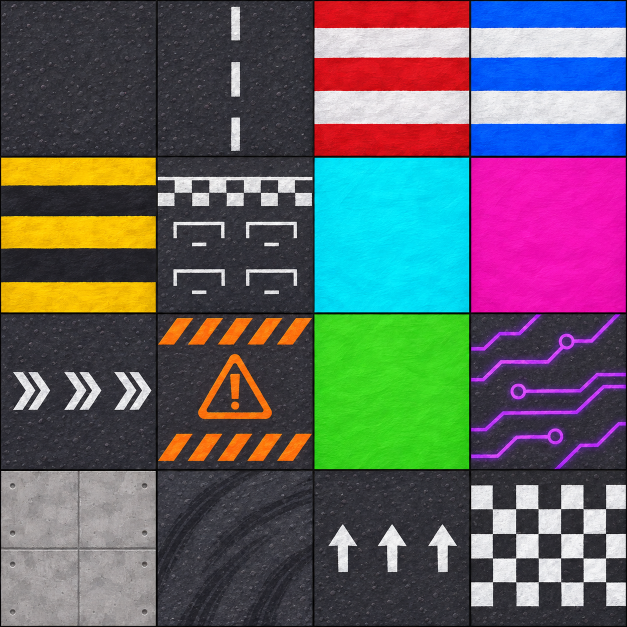
#> input picture front/tools/tex/hojas/carreras.png, 1254 x 1254 px, given in place of kit_pistas.png, which was not available (shown at 1/2 size)
$ python recortar_kit.py
#> lines starting #> are read from the running program, lines starting #| are printed output that depends on the picture
from pathlib import Path
from PIL import Image
root=Path(__file__).resolve().parents[2]
src=root/'tools'/'tex'/'hojas'; out=root/'public'/'tex'/'kit'; out.mkdir(parents=True,exist_ok=True)
sets={
'kit_pistas':['asfalto','bosque','mar','desierto','hielo','volcan','cristal','nubes','neon','jardin','rayas_rojas','rayas_amarillas','metal_cian','metal_coral','vidrio_violeta','vidrio_dorado'],
'kit_mecanica':['madera_caja','madera_teal','metal_azul','metal_amarillo','goma','goma_naranja','ceramica','concha','lona_roja','lona_violeta','resorte','cactus','hongo','almeja','hielo_rebote','roca_geiser'],
'kit_biomas':['sombrio','bosque','mar','desierto','hielo','volcan','cristal','nubes','neon','jardin','petalo','hongo','nube_trampolin','gel','almeja','hoja_luminosa']}
for stem,names in sets.items():
 im=Image.open(src/f'{stem}.png').convert('RGB'); w,h=im.size
#> further down, im is the input picture: PIL image 1254x1254 RGB; mean R, G, B 97.4, 96.7, 100.5
#> after `w, h = im.size`: w = 1254; h = 1254
 if abs(w-h)>2 or w<512 or h<512: raise ValueError((stem,im.size))
 for i,name in enumerate(names):
  row,col=divmod(i,4); x0=round(col*w/4)+2; x1=round((col+1)*w/4)-2; y0=round(row*h/4)+2; y1=round((row+1)*h/4)-2
  tile=im.crop((x0,y0,x1,y1)).resize((256,256),Image.Resampling.LANCZOS)
  tile.save(out/f'{name}.webp','WEBP',quality=78,method=6)
#> this loop made 16 passes
#> pass 1, `tile=im.crop((x0,y0,x1,y1)).resize((256,256),Image.Resampling.LANCZOS)`:
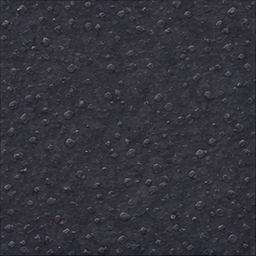
#> tile: PIL image 256x256 RGB; mean R, G, B 52, 51.5, 58.2
#> pass 2, `tile=im.crop((x0,y0,x1,y1)).resize((256,256),Image.Resampling.LANCZOS)`:
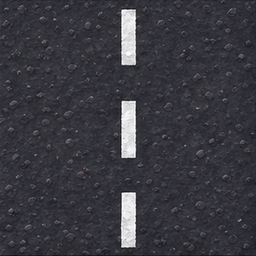
#> tile: PIL image 256x256 RGB; mean R, G, B 57.7, 57.4, 64.1
#> pass 3, `tile=im.crop((x0,y0,x1,y1)).resize((256,256),Image.Resampling.LANCZOS)`:
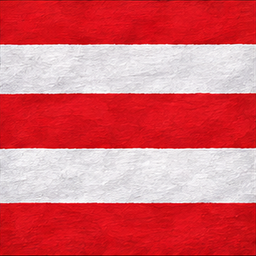
#> tile: PIL image 256x256 RGB; mean R, G, B 217, 100.7, 107.4
#> after the loop:
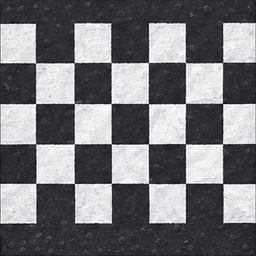
#> tile: PIL image 256x256 RGB; mean R, G, B 118.5, 118.3, 122.8
#> pass 2 of the loop `for stem,names in sets.items():`:
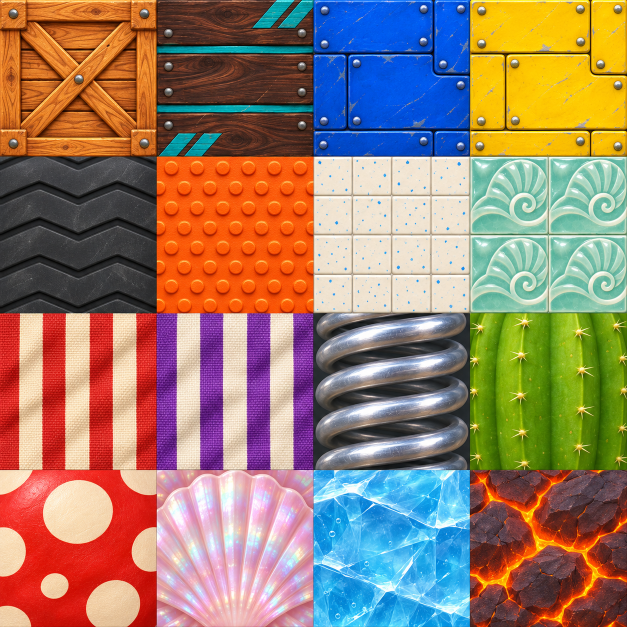
#> input picture front/tools/tex/hojas/kit_mecanica.png, 1254 x 1254 px (shown at 1/2 size)
#> im is the input picture: PIL image 1254x1254 RGB; mean R, G, B 153.4, 126.4, 107.4
#> the loop `for i,name in enumerate(names):` made 16 passes
#> pass 1, `tile=im.crop((x0,y0,x1,y1)).resize((256,256),Image.Resampling.LANCZOS)`:
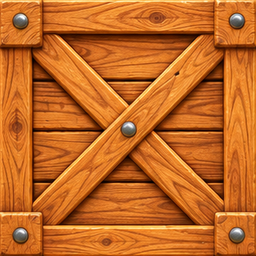
#> tile: PIL image 256x256 RGB; mean R, G, B 194.8, 105.2, 35.8
#> after the loop `for i,name in enumerate(names):`:
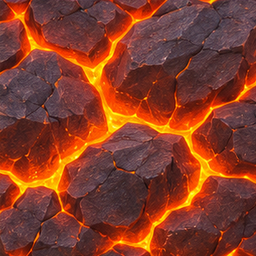
#> tile: PIL image 256x256 RGB; mean R, G, B 132.5, 60.9, 40.4
#> pass 3 of the loop `for stem,names in sets.items():`:
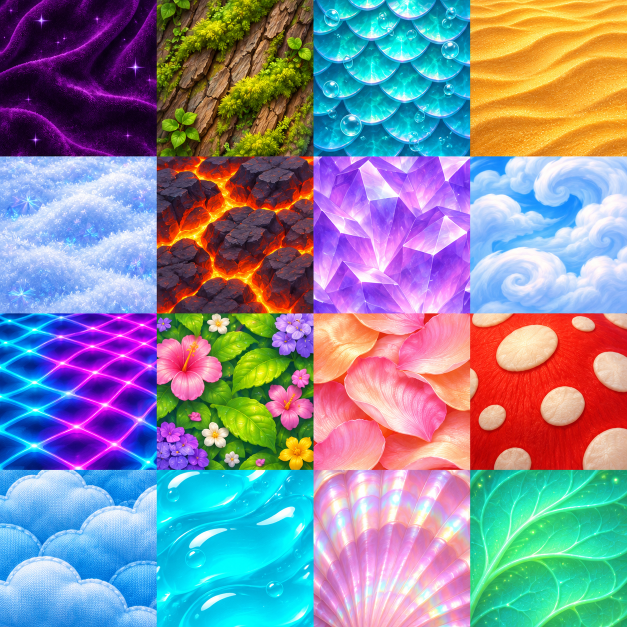
#> input picture front/tools/tex/hojas/kit_biomas.png, 1254 x 1254 px (shown at 1/2 size)
#> im is the input picture: PIL image 1254x1254 RGB; mean R, G, B 135.9, 138.4, 155.7
#> the loop `for i,name in enumerate(names):` made 16 passes
#> pass 1, `tile=im.crop((x0,y0,x1,y1)).resize((256,256),Image.Resampling.LANCZOS)`:
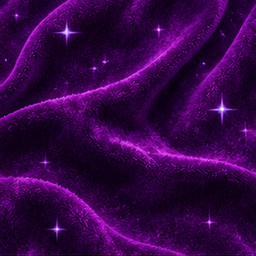
#> tile: PIL image 256x256 RGB; mean R, G, B 53.1, 3.4, 70.2
#> after the loop `for i,name in enumerate(names):`:
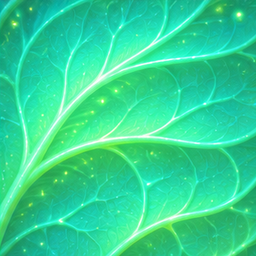
#> tile: PIL image 256x256 RGB; mean R, G, B 51, 211.6, 149.4
print('48 tiles',out)
